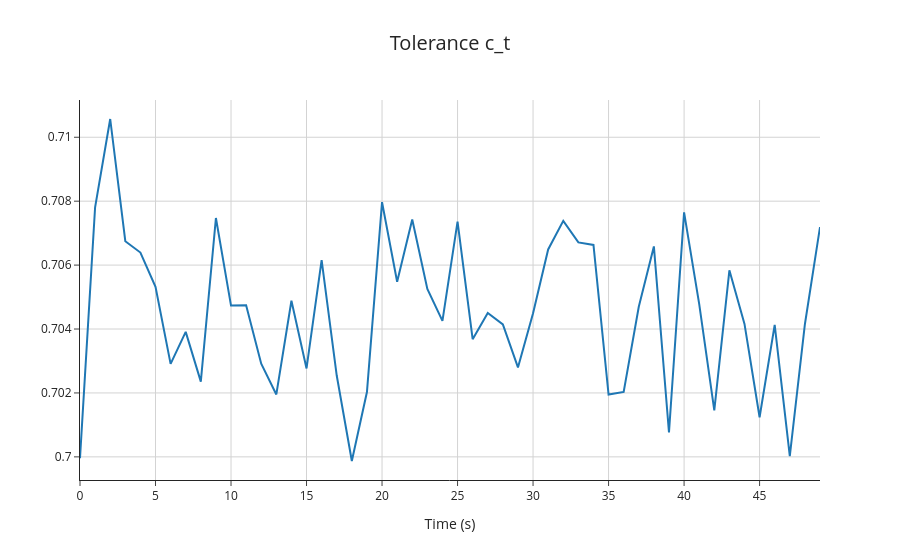

The code cell stored with this chart in its notebook:
### Code cell
# Plot tollerance c_t
# c_t è una lista di tensor (uno per time-step)
c_t_np = torch.stack([ct.detach() for ct in c_t]).cpu().numpy().reshape(-1)

c_tFig = go.Figure()
c_tFig.add_trace(go.Scatter(x=np.arange(c_t_np.shape[0]), y=c_t_np, name="c_t"))
c_tFig.update_layout(
    title=dict(text='Tolerance c_t', font=dict(size=20), x=0.5, xanchor='center'),
    xaxis=dict(title='Time (s)', showgrid=True, gridcolor='lightgray', zeroline=False),
    yaxis=dict(showgrid=True, gridcolor='lightgray', zeroline=False),
    template='simple_white'
)
c_tFig.show()

### Figure 1 — Plotly figure (JSON) as saved in the notebook; plotly's stock layout.template omitted (floating-point values rounded to 4 significant figures)
{"data": [{"name": "c_t", "type": "scatter", "x": [0, 1, 2, 3, 4, 5, 6, 7, 8, 9, 10, 11, 12, 13, 14, 15, 16, 17, 18, 19, 20, 21, 22, 23, 24, 25, 26, 27, 28, 29, 30, 31, 32, 33, 34, 35, 36, 37, 38, 39, 40, 41, 42, 43, 44, 45, 46, 47, 48, 49], "y": [0.7, 0.7078, 0.7106, 0.7067, 0.7064, 0.7053, 0.7029, 0.7039, 0.7024, 0.7075, 0.7047, 0.7047, 0.7029, 0.702, 0.7049, 0.7028, 0.7062, 0.7025, 0.6999, 0.702, 0.708, 0.7055, 0.7074, 0.7053, 0.7043, 0.7074, 0.7037, 0.7045, 0.7041, 0.7028, 0.7045, 0.7065, 0.7074, 0.7067, 0.7066, 0.702, 0.702, 0.7047, 0.7066, 0.7008, 0.7077, 0.7048, 0.7015, 0.7058, 0.7042, 0.7012, 0.7041, 0.7, 0.7041, 0.7072]}], "layout": {"title": {"font": {"size": 20}, "text": "Tolerance c_t", "x": 0.5, "xanchor": "center"}, "xaxis": {"gridcolor": "lightgray", "showgrid": true, "title": {"text": "Time (s)"}, "zeroline": false}, "yaxis": {"gridcolor": "lightgray", "showgrid": true, "zeroline": false}}}
